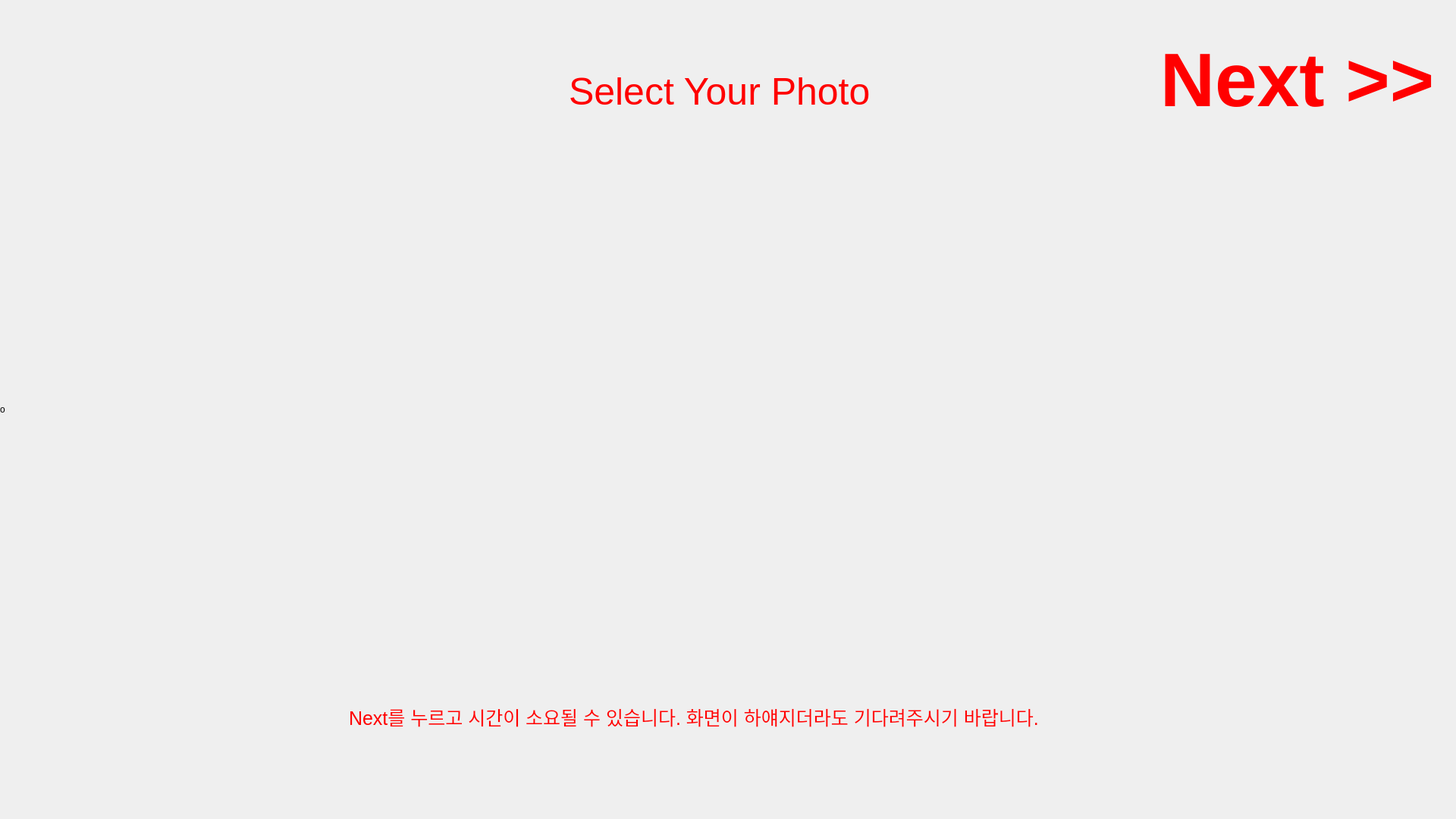
<?xml version="1.0" encoding="UTF-8"?>
<ui version="4.0">
 <class>Dialog</class>
 <widget class="QDialog" name="Dialog">
  <property name="geometry">
   <rect>
    <x>0</x>
    <y>0</y>
    <width>1920</width>
    <height>1080</height>
   </rect>
  </property>
  <property name="windowTitle">
   <string>Dialog</string>
  </property>
  <widget class="QLabel" name="label">
   <property name="geometry">
    <rect>
     <x>0</x>
     <y>0</y>
     <width>1920</width>
     <height>1080</height>
    </rect>
   </property>
   <property name="styleSheet">
    <string notr="true">image: url(:/newPrefix/Windows (3).png);</string>
   </property>
   <property name="text">
    <string>o</string>
   </property>
  </widget>
  <widget class="QPushButton" name="pushButton">
   <property name="geometry">
    <rect>
     <x>451</x>
     <y>191</y>
     <width>250</width>
     <height>349</height>
    </rect>
   </property>
   <property name="styleSheet">
    <string notr="true">border: none;
image: none;
color: red;
font-weight: bold;
font-size: 50px;
</string>
   </property>
   <property name="text">
    <string/>
   </property>
  </widget>
  <widget class="QPushButton" name="pushButton_2">
   <property name="geometry">
    <rect>
     <x>701</x>
     <y>191</y>
     <width>250</width>
     <height>349</height>
    </rect>
   </property>
   <property name="styleSheet">
    <string notr="true">border: none;
image: none;
color: red;
font-weight: bold;
font-size: 50px;
</string>
   </property>
   <property name="text">
    <string/>
   </property>
  </widget>
  <widget class="QPushButton" name="pushButton_3">
   <property name="geometry">
    <rect>
     <x>951</x>
     <y>191</y>
     <width>250</width>
     <height>349</height>
    </rect>
   </property>
   <property name="styleSheet">
    <string notr="true">border: none;
image: none;
color: red;
font-weight: bold;
font-size: 50px;
</string>
   </property>
   <property name="text">
    <string/>
   </property>
  </widget>
  <widget class="QPushButton" name="pushButton_4">
   <property name="geometry">
    <rect>
     <x>1201</x>
     <y>191</y>
     <width>250</width>
     <height>349</height>
    </rect>
   </property>
   <property name="styleSheet">
    <string notr="true">border: none;
image: none;
color: red;
font-weight: bold;
font-size: 50px;
</string>
   </property>
   <property name="text">
    <string/>
   </property>
  </widget>
  <widget class="QPushButton" name="pushButton_5">
   <property name="geometry">
    <rect>
     <x>451</x>
     <y>541</y>
     <width>250</width>
     <height>349</height>
    </rect>
   </property>
   <property name="styleSheet">
    <string notr="true">border: none;
image: none;
color: red;
font-weight: bold;
font-size: 50px;
</string>
   </property>
   <property name="text">
    <string/>
   </property>
  </widget>
  <widget class="QPushButton" name="pushButton_6">
   <property name="geometry">
    <rect>
     <x>701</x>
     <y>541</y>
     <width>250</width>
     <height>349</height>
    </rect>
   </property>
   <property name="styleSheet">
    <string notr="true">border: none;
image: none;
color: red;
font-weight: bold;
font-size: 50px;

</string>
   </property>
   <property name="text">
    <string/>
   </property>
  </widget>
  <widget class="QPushButton" name="pushButton_7">
   <property name="geometry">
    <rect>
     <x>951</x>
     <y>541</y>
     <width>250</width>
     <height>349</height>
    </rect>
   </property>
   <property name="styleSheet">
    <string notr="true">border: none;
image: none;
color: red;
font-weight: bold;
font-size: 50px;

</string>
   </property>
   <property name="text">
    <string/>
   </property>
  </widget>
  <widget class="QPushButton" name="pushButton_8">
   <property name="geometry">
    <rect>
     <x>1201</x>
     <y>541</y>
     <width>250</width>
     <height>349</height>
    </rect>
   </property>
   <property name="styleSheet">
    <string notr="true">border: none;
image: none;
color: red;
font-weight: bold;
font-size: 50px;
</string>
   </property>
   <property name="text">
    <string/>
   </property>
  </widget>
  <widget class="QPushButton" name="pushButton_9">
   <property name="geometry">
    <rect>
     <x>1510</x>
     <y>10</y>
     <width>401</width>
     <height>191</height>
    </rect>
   </property>
   <property name="font">
    <font>
     <pointsize>-1</pointsize>
     <weight>75</weight>
     <bold>true</bold>
    </font>
   </property>
   <property name="styleSheet">
    <string notr="true">image: none;
border: none;
color: red;
font-weight: bold;
font-size: 100px;</string>
   </property>
   <property name="text">
    <string>Next &gt;&gt;</string>
   </property>
  </widget>
  <widget class="QWidget" name="gridLayoutWidget">
   <property name="geometry">
    <rect>
     <x>450</x>
     <y>190</y>
     <width>1001</width>
     <height>701</height>
    </rect>
   </property>
   <layout class="QGridLayout" name="gridLayout">
    <property name="spacing">
     <number>0</number>
    </property>
    <item row="0" column="1">
     <widget class="QLabel" name="label_2">
      <property name="text">
       <string/>
      </property>
     </widget>
    </item>
    <item row="0" column="0">
     <widget class="QLabel" name="label_1">
      <property name="styleSheet">
       <string notr="true">image: none;
border: none;
</string>
      </property>
      <property name="text">
       <string/>
      </property>
     </widget>
    </item>
    <item row="0" column="2">
     <widget class="QLabel" name="label_3">
      <property name="text">
       <string/>
      </property>
     </widget>
    </item>
    <item row="1" column="2">
     <widget class="QLabel" name="label_7">
      <property name="text">
       <string/>
      </property>
     </widget>
    </item>
    <item row="1" column="0">
     <widget class="QLabel" name="label_5">
      <property name="text">
       <string/>
      </property>
     </widget>
    </item>
    <item row="1" column="3">
     <widget class="QLabel" name="label_8">
      <property name="text">
       <string/>
      </property>
     </widget>
    </item>
    <item row="0" column="3">
     <widget class="QLabel" name="label_4">
      <property name="text">
       <string/>
      </property>
     </widget>
    </item>
    <item row="1" column="1">
     <widget class="QLabel" name="label_6">
      <property name="text">
       <string/>
      </property>
     </widget>
    </item>
   </layout>
  </widget>
  <widget class="QLabel" name="label_9">
   <property name="enabled">
    <bool>true</bool>
   </property>
   <property name="geometry">
    <rect>
     <x>750</x>
     <y>80</y>
     <width>661</width>
     <height>81</height>
    </rect>
   </property>
   <property name="font">
    <font>
     <pointsize>-1</pointsize>
    </font>
   </property>
   <property name="styleSheet">
    <string notr="true">font-size: 50px;
color: red;
image: none;</string>
   </property>
   <property name="text">
    <string>Select Your Photo </string>
   </property>
  </widget>
  <widget class="QLabel" name="label_10">
   <property name="enabled">
    <bool>true</bool>
   </property>
   <property name="geometry">
    <rect>
     <x>460</x>
     <y>910</y>
     <width>1841</width>
     <height>71</height>
    </rect>
   </property>
   <property name="font">
    <font>
     <pointsize>-1</pointsize>
    </font>
   </property>
   <property name="styleSheet">
    <string notr="true">font-size: 25px;
color: red;
image: none;</string>
   </property>
   <property name="text">
    <string>Next를 누르고 시간이 소요될 수 있습니다. 화면이 하얘지더라도 기다려주시기 바랍니다.</string>
   </property>
  </widget>
  <zorder>label</zorder>
  <zorder>gridLayoutWidget</zorder>
  <zorder>label_9</zorder>
  <zorder>pushButton</zorder>
  <zorder>pushButton_2</zorder>
  <zorder>pushButton_3</zorder>
  <zorder>pushButton_4</zorder>
  <zorder>pushButton_5</zorder>
  <zorder>pushButton_6</zorder>
  <zorder>pushButton_7</zorder>
  <zorder>pushButton_8</zorder>
  <zorder>pushButton_9</zorder>
  <zorder>label_10</zorder>
 </widget>
 <resources>
  <include location="../code/backgrounds.qrc"/>
 </resources>
 <connections/>
</ui>
